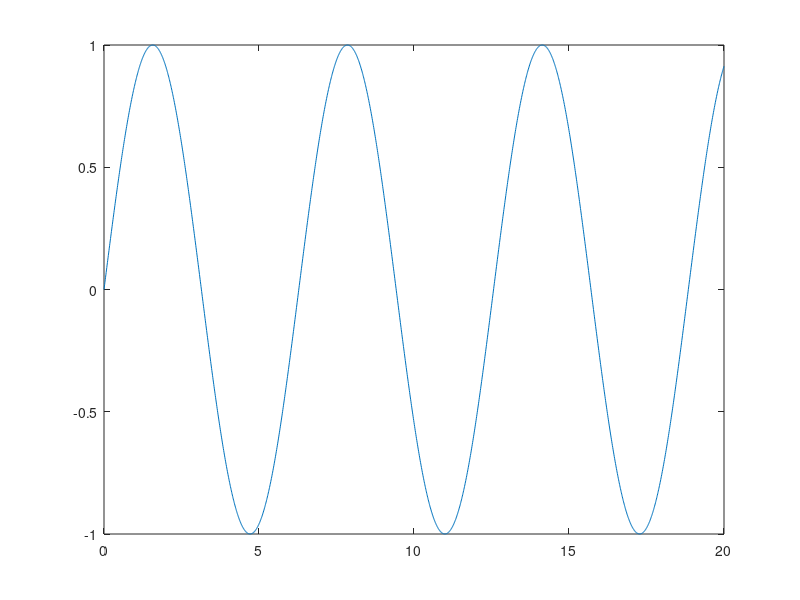

MATLAB code for this plot:
%(i) Matlab variables are case sensitive. For example, "ASU" and "asu" are two different variables. (ii) An underscore (_) or a number (0-9) can also be part of the name of a variable. For example, "MAE_384" is a legitimate variable name. (iii) Some names are reserved for special constants. For example (see Ex. 11), "pi" is an intrinsic constant with a fixed value of 3.14159...
x = [0:0.01:20];
y = sin(x);
plot(x,y)
%Remarks: This only serves as a very quick example of what Matlab can do in making plots. will have more detailed discussions on the use of arrays and Matlab's graphic tools in later lectures. The first line is equivalent to x = [0 0.1 0.2 0.3 ... 19.8 19.9 20]. It assigns the content of x which is an array of 201 elements. The "0:0.1:20" means the 201 numbers are evenly spaced. They start from 0 and end at 20 with an increment of 0.1. The second line gives the content of the new array, y, as  y = [sin(x(1)) sin(x(2)) sin(x(3)) ... sin(x(200)) sin(x(201))] ,  or y = [sin(0) sin(0.1) sin(0.2) ... sin(19.9) sin(20)] .The 3rd line makes a plot of y vs. x.

